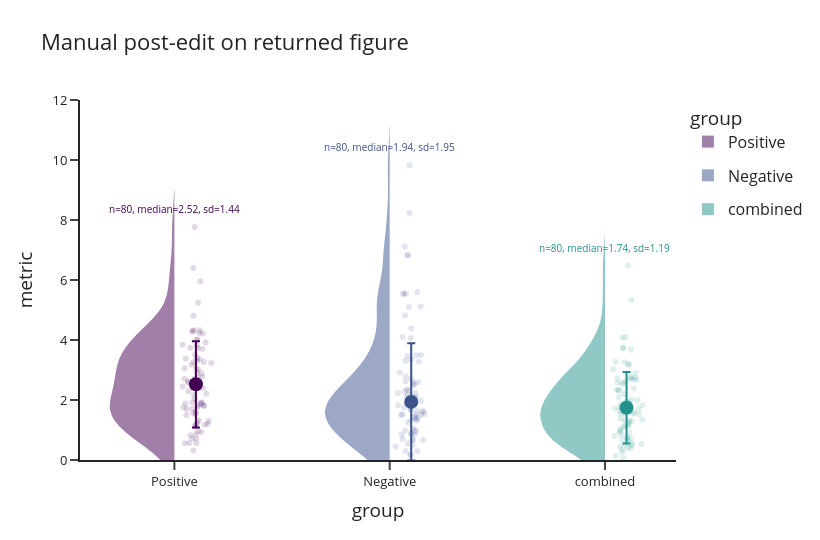

The code cell stored with this chart in its notebook:
### Code cell
fig2 = plot_distribution_by_category(
    df=res.rename(columns={"polarity": "group", "rayleigh_stat": "metric"}),
    value_col="metric",
    category_col="group",
    colormap="viridis",
    show_annotations=True,
)
fig2.update_yaxes(range=(0, 12))
fig2.update_layout(title="Manual post-edit on returned figure", width=820, height=540)
fig2.show()
